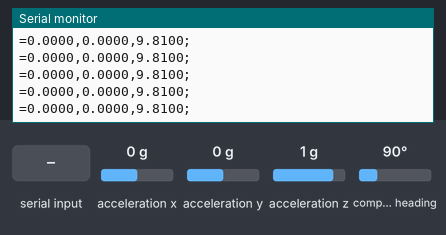
A sketch run on a simulated Arduino Uno, built with avr-gcc and run on an emulated ATmega328P. Shown: the last lines printed to the serial monitor. The inputs (shaded band) are chosen by the test bench; at power-on: acceleration x 0 g, acceleration y 0 g, acceleration z 1 g, compass heading 90°.

Above: at 3.2 s.
3.3 s: acceleration x set to -1.4 g
At 3.5 s:
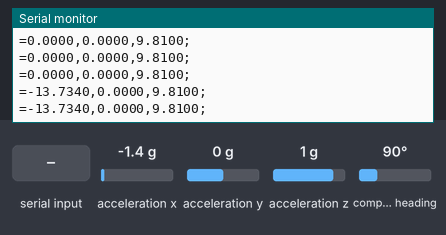
6.3 s: "1\n" received over Serial
At 7.9 s:
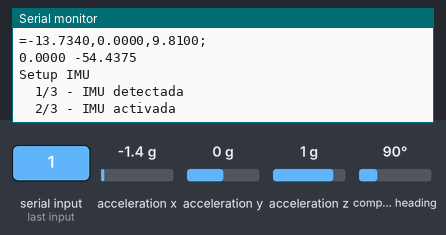
9.3 s: acceleration y set to -1.4 g
At 10.62 s:
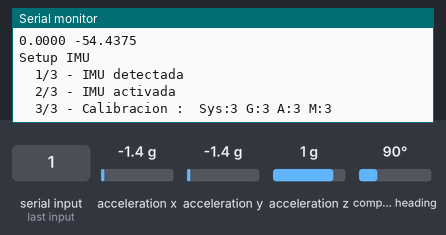
12.3 s: acceleration z set to -0.8 g
At 12.33 s:
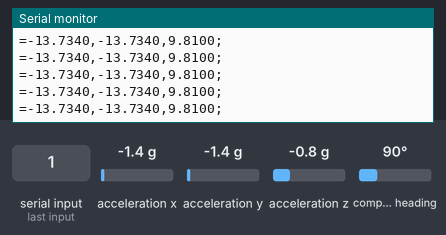
15.3 s: "0\n" received over Serial
At 16.1 s:
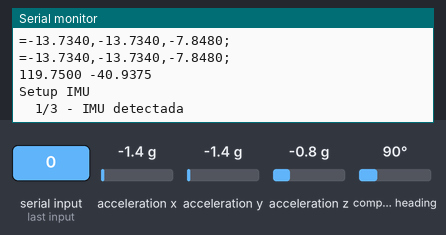

Measured:
- after the input at 3.3 s, the serial monitor: prints a new line after 0.14 s (image 1)
- after the input at 6.3 s, the serial monitor: prints a new line after 0.17 s (image 2)
- after the input at 15.3 s, the serial monitor: prints a new line after 0.17 s (image 5)

The sketch:

nano_transmiter.ino
```cpp
#include "IMU.h"

#define pinReset 2

IMU IMU_movil;

void setup(){
    Serial.begin(4800);
    pinMode(pinReset,OUTPUT);
    digitalWrite(pinReset,HIGH);
    IMU_movil.setup();
}

void loop(){
    IMU_movil.update();
    if (IMU_movil.isAccelDataCorrect()){
        Serial.print("=");
        Serial.print(IMU_movil.accel.x,4);
        Serial.print(",");
        Serial.print(IMU_movil.accel.y,4);
        Serial.print(",");
        Serial.print(IMU_movil.accel.z,4);
        Serial.println(";");
    }
    else{
        IMU_movil.reset(pinReset);
    }

    if(Serial.read()!=-1){
       IMU_movil.imprimirDatos();
       IMU_movil.reset(pinReset);
       //IMU_movil.displayCalStatus();
       //IMU_movil.printTemp();
       //IMU_movil.print();
    }
  }
```

IMU.h
```cpp
#ifndef IMU_H
#define IMU_H

#include <Arduino.h>
#include <Adafruit_Sensor.h>
#include <Adafruit_BNO055.h>
#include <Wire.h>
#include <utility/imumaths.h>

// CONSTANTES MATEMATICAS
#define pi 3.141592
#define deg2rad 0.017453
#define rad2deg 57.295779

Adafruit_BNO055 bno = Adafruit_BNO055(55);
//sensors_event_t event;


typedef struct Vector3D{
  double x;
  double y;
  double z;
};

class IMU{
public:
  double cabeceo; //en radianes
  double alabeo;  //en radianes
  Vector3D orientacion;
  Vector3D accel;

  bool setup();
  void displayCalStatus();
  int8_t printTemp();
  void raw_accel();
  void update();
  void print();
  void imprimirDatos();
  void reset(int pinNumber);
  bool isAccelDataCorrect();
};

void IMU::displayCalStatus () {
  /* Get the four calibration values (0..3) */
  /* Any sensor data reporting 0 should be ignored, */
  /* 3 means 'fully calibrated" */
  uint8_t sys, gyro, accel, mag;
  sys = gyro = accel = mag = 0;
  bno.getCalibration(&sys, &gyro, &accel, &mag);

  /* The data should be ignored until the sys calibration is > 0 */
  Serial.print("\t");
  if (sys == 0) {
    Serial.print("! ");
  }

  /* Display the individual values */
  Serial.print("Sys:");
  Serial.print(sys, DEC);
  Serial.print(" G:");
  Serial.print(gyro, DEC);
  Serial.print(" A:");
  Serial.print(accel, DEC);
  Serial.print(" M:");
  Serial.println(mag, DEC);
}

bool IMU::setup() {
  Serial.println("Setup IMU");
  int cont = 0;
  while (!bno.begin() && cont<10) {
    Serial.print("\tIMU no detectada ");
    Serial.println(cont+1);
    delay(500);
    cont++;
  }
  if (cont == 10){
    Serial.println("\tErrror setup IMU");
    return false;
  }
    Serial.println("\t1/3 - IMU detectada");
    delay(1000);
    bno.setExtCrystalUse(true);
    Serial.println("\t2/3 - IMU activada");
    delay(1000);
    Serial.print("\t3/3 - Calibracion :");
    displayCalStatus();
    return true;
}

void IMU::imprimirDatos() {

  //Serial.print ("X: ");
  Serial.print (orientacion.z, 4);
  Serial.print (" ");
  //Serial.print ("\tY: ");
  Serial.print (orientacion.y, 4);
  Serial.println (" ");
  //Serial.print ("\tZ: ");
  //Serial.println (orientacion.z,4);
  //delay (2);
}

void IMU::update(){
  sensors_event_t event;
  bno.getEvent (&event);
  orientacion.x = event.orientation.x;
  orientacion.y = event.orientation.y;
  orientacion.z = event.orientation.z;

  cabeceo = orientacion.y * deg2rad; //No estoy demasiado seguro de que sea el eje correcto
  alabeo = orientacion.z * deg2rad;

  raw_accel();
}
void IMU::raw_accel(){
  imu::Vector<3> acceleration = bno.getVector(Adafruit_BNO055::VECTOR_ACCELEROMETER);

  accel.x = acceleration.x();
  accel.y = acceleration.y();
  accel.z = acceleration.z();
}

int8_t IMU::printTemp(){
  int8_t temp = bno.getTemp();
  Serial.print("Current Temperature: ");
  Serial.print(temp);
  Serial.println(" C");
  return temp;
}

void IMU::print(){
  Serial.print ("Cabeceo: ");
  Serial.print (cabeceo,4);
  Serial.print ("\tAlabeo: ");
  Serial.println (alabeo,4);

  Serial.print ("Orientacion ");
  Serial.print ("\tX: ");
  Serial.print (orientacion.x, 4);
  Serial.print (" ");
  Serial.print ("\tY: ");
  Serial.print (orientacion.y, 4);
  Serial.print (" ");
  Serial.print ("\tZ: ");
  Serial.println (orientacion.z,4);

  Serial.print ("Aceleracion ");
  Serial.print ("\tX: ");
  Serial.print (accel.x, 4);
  Serial.print (" ");
  Serial.print ("\tY: ");
  Serial.print (accel.y, 4);
  Serial.print (" ");
  Serial.print ("\tZ: ");
  Serial.println (accel.z,4);
}

void IMU::reset(int pinNumber){
  digitalWrite(pinNumber,LOW);
  delay(10);
  digitalWrite(pinNumber,HIGH);
  setup();
  delay(10);
}

bool IMU::isAccelDataCorrect(){
  if (accel.x == 0.0 && accel.y == 0.0 && accel.z == 0.0){
    return false;
  }
  else{
    return true;
  }
}
#endif
```
